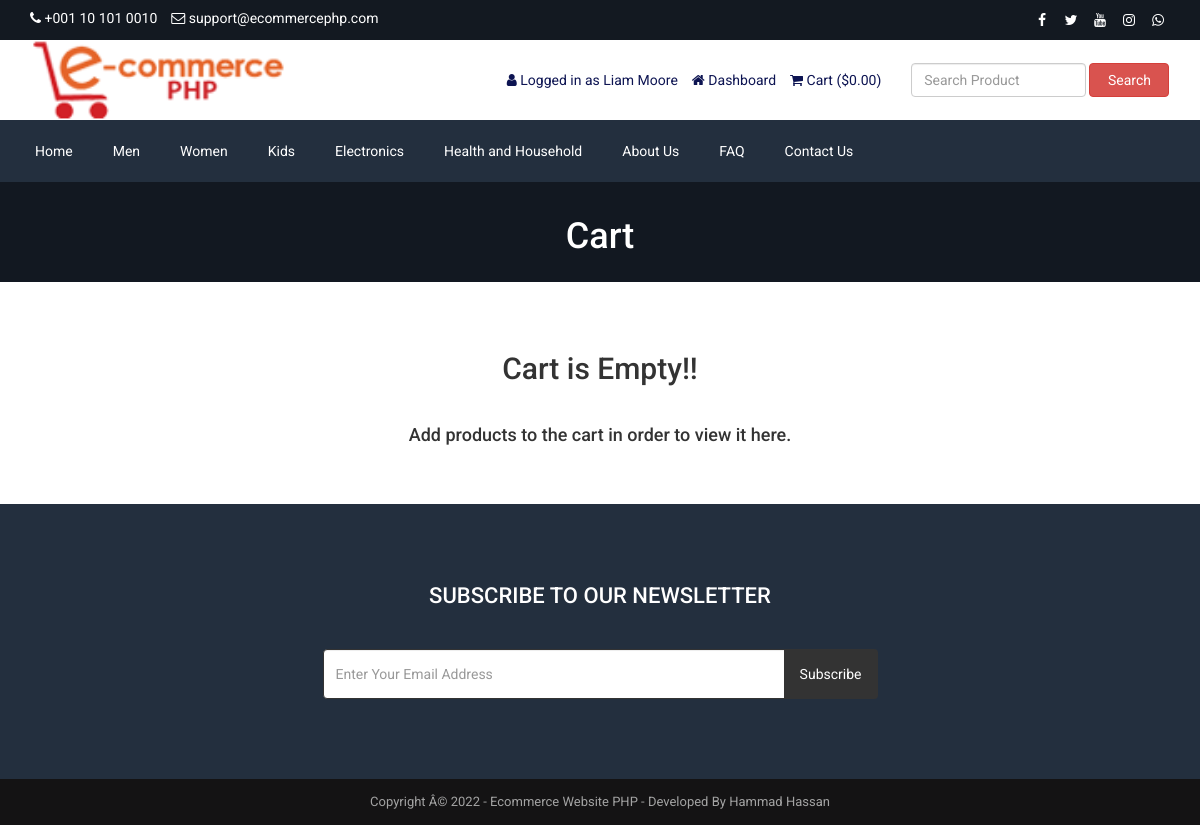
Page /cart.php (signed in) on the earlier database version.
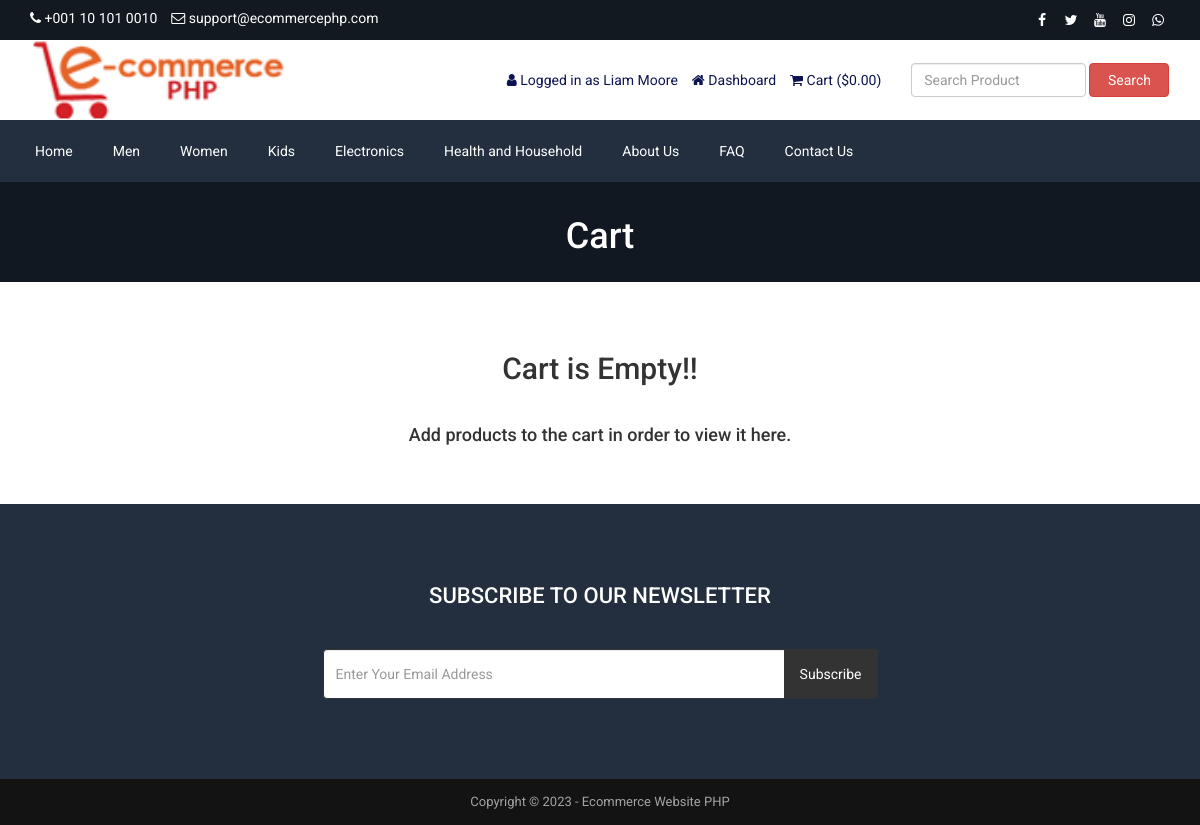
Same page on the later database version.
### tables this page shows
CREATE TABLE `tbl_settings` (
  `id` int(11) NOT NULL,
  `logo` varchar(255) NOT NULL,
  `favicon` varchar(255) NOT NULL,
  `footer_about` text NOT NULL,
  `footer_copyright` text NOT NULL,
  `contact_address` text NOT NULL,
  `contact_email` varchar(255) NOT NULL,
  `contact_phone` varchar(255) NOT NULL,
  `contact_fax` varchar(255) NOT NULL,
  `contact_map_iframe` text NOT NULL,
  `receive_email` varchar(255) NOT NULL,
  `receive_email_subject` varchar(255) NOT NULL,
  `receive_email_thank_you_message` text NOT NULL,
  `forget_password_message` text NOT NULL,
  `total_recent_post_footer` int(10) NOT NULL,
  `total_popular_post_footer` int(10) NOT NULL,
  `total_recent_post_sidebar` int(11) NOT NULL,
  `total_popular_post_sidebar` int(11) NOT NULL,
  `total_featured_product_home` int(11) NOT NULL,
  `total_latest_product_home` int(11) NOT NULL,
  `total_popular_product_home` int(11) NOT NULL,
  `meta_title_home` text NOT NULL,
  `meta_keyword_home` text NOT NULL,
  `meta_description_home` text NOT NULL,
  `banner_login` varchar(255) NOT NULL,
  `banner_registration` varchar(255) NOT NULL,
  `banner_forget_password` varchar(255) NOT NULL,
  `banner_reset_password` varchar(255) NOT NULL,
  `banner_search` varchar(255) NOT NULL,
  `banner_cart` varchar(255) NOT NULL,
  `banner_checkout` varchar(255) NOT NULL,
  `banner_product_category` varchar(255) NOT NULL,
  `banner_blog` varchar(255) NOT NULL,
  `cta_title` varchar(255) NOT NULL,
  `cta_content` text NOT NULL,
  `cta_read_more_text` varchar(255) NOT NULL,
  `cta_read_more_url` varchar(255) NOT NULL,
  `cta_photo` varchar(255) NOT NULL,
  `featured_product_title` varchar(255) NOT NULL,
  `featured_product_subtitle` varchar(255) NOT NULL,
  `latest_product_title` varchar(255) NOT NULL,
  `latest_product_subtitle` varchar(255) NOT NULL,
  `popular_product_title` varchar(255) NOT NULL,
  `popular_product_subtitle` varchar(255) NOT NULL,
  `testimonial_title` varchar(255) NOT NULL,
  `testimonial_subtitle` varchar(255) NOT NULL,
  `testimonial_photo` varchar(255) NOT NULL,
  `blog_title` varchar(255) NOT NULL,
  `blog_subtitle` varchar(255) NOT NULL,
  `newsletter_text` text NOT NULL,
  `paypal_email` varchar(255) NOT NULL,
  `stripe_public_key` varchar(255) NOT NULL,
  `stripe_secret_key` varchar(255) NOT NULL,
  `bank_detail` text NOT NULL,
  `before_head` text NOT NULL,
  `after_body` text NOT NULL,
  `before_body` text NOT NULL,
  `home_service_on_off` int(11) NOT NULL,
  `home_welcome_on_off` int(11) NOT NULL,
  `home_featured_product_on_off` int(11) NOT NULL,
  `home_latest_product_on_off` int(11) NOT NULL,
  `home_popular_product_on_off` int(11) NOT NULL,
  `home_testimonial_on_off` int(11) NOT NULL,
  `home_blog_on_off` int(11) NOT NULL,
  `newsletter_on_off` int(11) NOT NULL,
  `ads_above_welcome_on_off` int(1) NOT NULL,
  `ads_above_featured_product_on_off` int(1) NOT NULL,
  `ads_above_latest_product_on_off` int(1) NOT NULL,
  `ads_above_popular_product_on_off` int(1) NOT NULL,
  `ads_above_testimonial_on_off` int(1) NOT NULL,
  `ads_category_sidebar_on_off` int(1) NOT NULL
);

### cart.php (the view, shortened to what the changed rows need)
<?php require_once('header.php'); ?>
<?php
$statement = $pdo->prepare("SELECT * FROM tbl_settings WHERE id=1");
$statement->execute();
$result = $statement->fetchAll(PDO::FETCH_ASSOC);
foreach ($result as $row) {
    $banner_cart = $row['banner_cart'];
}
?>
<div class="page-banner" style="background-image: url(assets/uploads/<?php echo $banner_cart; ?>)">
    <div class="overlay"></div>
    <div class="page-banner-inner">
        <h1><?php echo LANG_VALUE_18; ?></h1>
    </div>
</div>
<div class="page">
	<div class="container">
		<div class="row">
			<div class="col-md-12">
                <?php if(!isset($_SESSION['cart_p_id'])): ?>
                    <?php echo '<h2 class="text-center">Cart is Empty!!</h2></br>'; ?>
                <?php endif; ?>
			</div>
		</div>
	</div>
</div>
<?php require_once('footer.php'); ?>

### header.php (shortened to what the changed rows need)
<?php
include("admin/inc/config.php");
$statement = $pdo->prepare("SELECT * FROM tbl_settings WHERE id=1");
$statement->execute();
$result = $statement->fetchAll(PDO::FETCH_ASSOC);
foreach ($result as $row)
{
	$logo = $row['logo'];
	$contact_email = $row['contact_email'];
	$contact_phone = $row['contact_phone'];
}
?>
<!DOCTYPE html>
<html lang="en">
<head>
	<link rel="stylesheet" href="assets/css/bootstrap.min.css">
	<link rel="stylesheet" href="assets/css/font-awesome.min.css">
	<link rel="stylesheet" href="assets/css/owl.carousel.min.css">
	<link rel="stylesheet" href="assets/css/owl.theme.default.min.css">
	<link rel="stylesheet" href="assets/css/jquery.bxslider.min.css">
    <link rel="stylesheet" href="assets/css/magnific-popup.css">
    <link rel="stylesheet" href="assets/css/rating.css">
	<link rel="stylesheet" href="assets/css/spacing.css">
	<link rel="stylesheet" href="assets/css/bootstrap-touch-slider.css">
	<link rel="stylesheet" href="assets/css/animate.min.css">
	<link rel="stylesheet" href="assets/css/tree-menu.css">
	<link rel="stylesheet" href="assets/css/select2.min.css">
	<link rel="stylesheet" href="assets/css/main.css">
	<link rel="stylesheet" href="assets/css/responsive.css">
</head>
<body>
<div class="top">
	<div class="container">
		<div class="row">
			<div class="col-md-6 col-sm-6 col-xs-12">
				<div class="left">
					<ul>
						<li><i class="fa fa-phone"></i> <?php echo $contact_phone; ?></li>
						<li><i class="fa fa-envelope-o"></i> <?php echo $contact_email; ?></li>
					</ul>
				</div>
			</div>
		</div>
	</div>
</div>
<div class="header">
	<div class="container">
		<div class="row inner">
			<div class="col-md-4 logo">
				<a href="index.php"><img src="assets/uploads/<?php echo $logo; ?>" alt="logo image"></a>
			</div>
		</div>
	</div>
</div>
<div class="nav">
	<div class="container">
	</div>
</div>

### footer.php (shortened to what the changed rows need)
<?php
$statement = $pdo->prepare("SELECT * FROM tbl_settings WHERE id=1");
$statement->execute();
$result = $statement->fetchAll(PDO::FETCH_ASSOC);
foreach ($result as $row)
{
	$footer_copyright = $row['footer_copyright'];
    $newsletter_on_off = $row['newsletter_on_off'];
}
?>
<?php if($newsletter_on_off == 1): ?>
<section class="home-newsletter">
	<div class="container">
		<div class="row">
			<div class="col-md-6 col-md-offset-3">
				<div class="single">
				<form action="" method="post">
					<h2><?php echo LANG_VALUE_93; ?></h2>
				</div>
			</div>
		</div>
	</div>
</section>
<?php endif; ?>
<div class="footer-bottom">
	<div class="container">
		<div class="row">
			<div class="col-md-12 copyright">
				<?php echo $footer_copyright; ?>
			</div>
		</div>
	</div>
</div>
</body>
</html>

Differences in the rows shown:
changed tbl_settings "support@ecommercephp.com": footer_copyright "Copyright Â© 2022 - Ecommerce Website PHP - Developed By Hammad Hassan" → "Copyright © 2023 - Ecommerce Website PHP"
